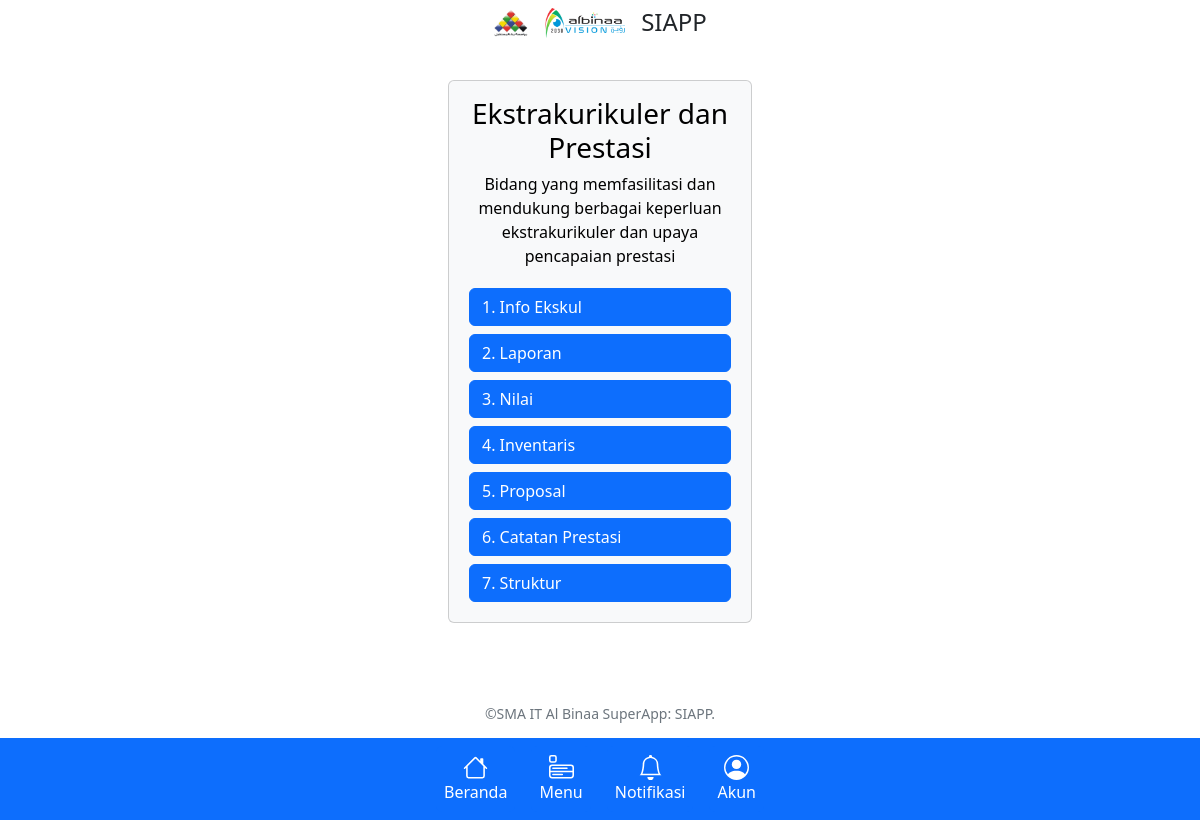
The page /menu on the database as committed earlier.
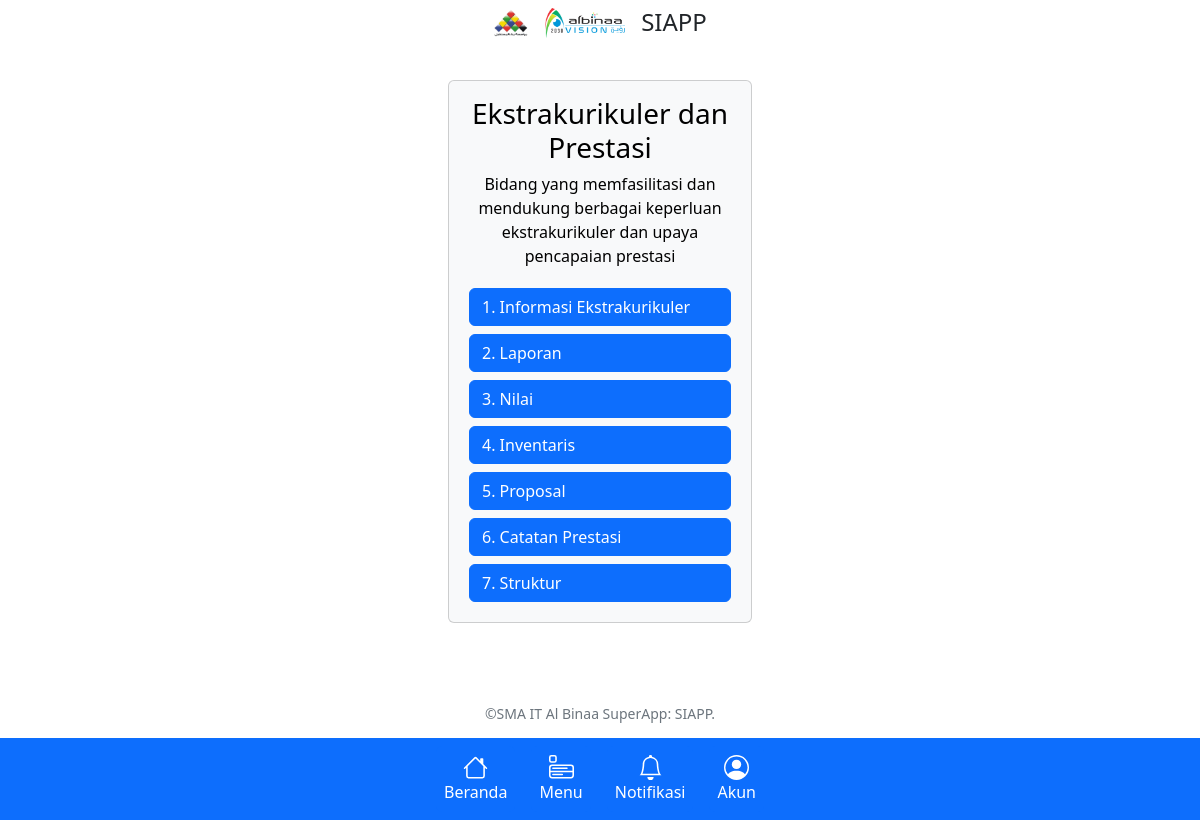
The same page on the database as committed later.
### deskripsi/models.py (models this page shows)
class DeskripsiEkskul(models.Model):
    app = models.ForeignKey('DeskripsiHome', on_delete=models.CASCADE, null=True, blank=True)
    nama_aplikasi = models.CharField(max_length=100)
    deskripsi = models.CharField(max_length=200)
    url = models.CharField(max_length=100, default="ekskul:data-index")
    color = models.CharField(max_length=50, default="primary")
    def __str__(self):
        return self.nama_aplikasi

### deskripsi/views.py (the view)
# urls.py: path('menu', deskripsi.views.menu_view, name='menu'),
def menu_view(request):
    home_data = DeskripsiHome.objects.all()
    if request.method == "GET":
        q = request.GET.get('q') if request.GET.get('q') is not None else ""
        home_data = DeskripsiHome.objects.filter(Q(nama_bidang__icontains=q) | Q(deskripsi__icontains=q))
    app_data = DeskripsiEkskul.objects.all()
    context = {
        'home_data': home_data,
        'app_data': app_data,
    }
    return render(request, 'menu.html', context)

### templates/menu.html
{% extends 'base.html' %}
{% block content %}
    <div class="container text-center my-5 py-4">
        <div class="d-flex flex-wrap justify-content-center">
            {% if home_data %}
                {% for home_datum in home_data %}
                    <div class="card m-2 text-bg-{{ home_datum.color }}" style="width: 19rem;">
                        <div class="card-body">
                            <h3 class="card-title">{{ home_datum.nama_bidang }}</h3>
                            <p class="card-text">{{ home_datum.deskripsi }}</p>
                            <div class="d-flex flex-column">
                                {% for app_datum in app_data %}
                                    {% if app_datum.app == home_datum %}
                                        <a href="{% with app_datum.url as link %}{% url link %}{% endwith %}" class="m-1 btn btn-{{ app_datum.color }} text-start">
                                           {{ forloop.counter }}. {{ app_datum }}
                                        </a>
                                    {% endif %}
                                {% endfor %}
                            </div>
                        </div>
                    </div>
                {% endfor %}
            {% endif %}
        </div>
    </div>
{% endblock %}

Rows that differ between the two databases and show on the page:
changed DeskripsiEkskul: nama_aplikasi "Info Ekskul" → "Informasi Ekstrakurikuler"
